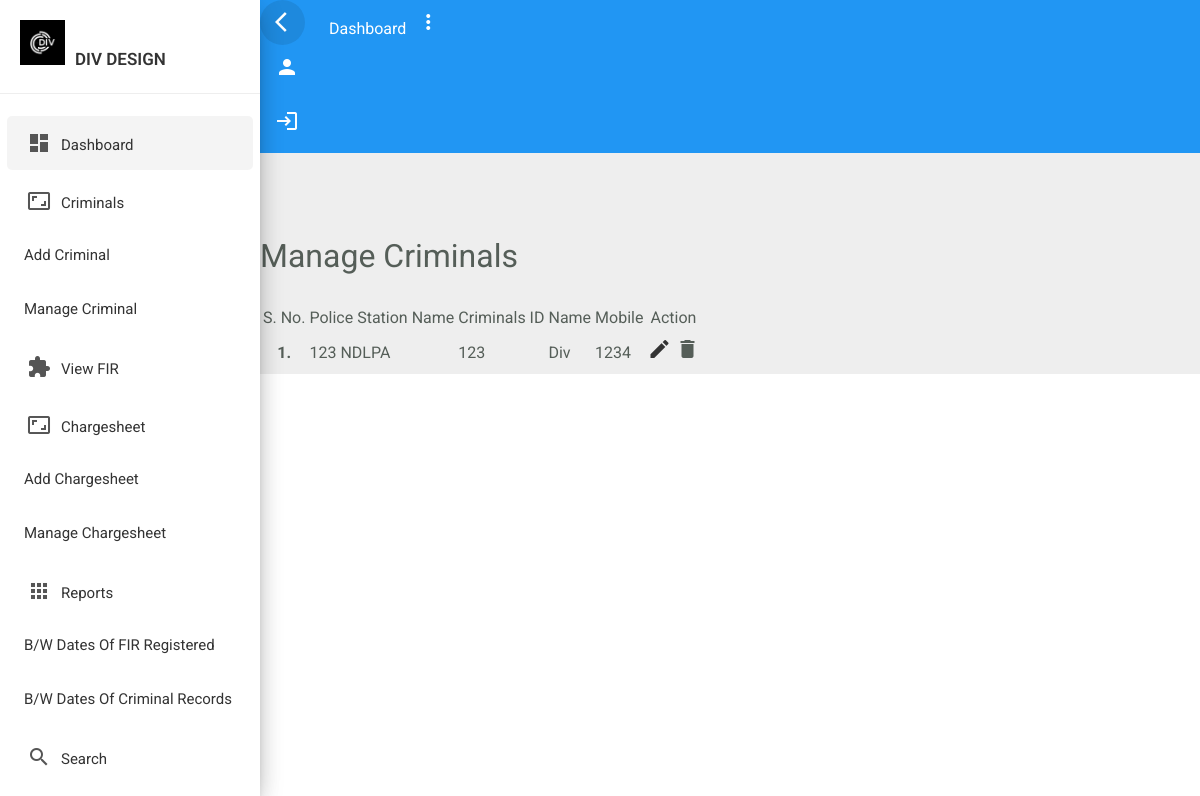
The app's page /manage_criminals/ with its own data.
### crime_mgmt/models.py (models this page shows, shortened)
class criminal(models.Model):
    police_station = models.ForeignKey(police_station, on_delete=models.CASCADE)
    crime_type = models.ForeignKey(crime_category, on_delete=models.CASCADE)
    date = models.DateField()
    time = models.TimeField()
    prison = models.CharField(max_length=100)
    court = models.CharField(max_length=100)
    id = models.CharField(max_length=20,primary_key=True)
    name = models.CharField(max_length=50)
    number = models.BigIntegerField()
    height = models.FloatField()
    weight = models.FloatField()
    dob = models.DateField()
    email = models.CharField(max_length=100)
    address = models.TextField()
    city = models.CharField(max_length=20)
    state = models.CharField(max_length=20)
    country = models.CharField(max_length=20)
    pincode = models.IntegerField()
    photo = models.FileField(upload_to="media/",max_length=500,null=True,default=None)

class police_station(models.Model):
    police_station_name = models.CharField(max_length=50)
    police_station_code = models.CharField(max_length=50,primary_key=True)
    creation_date = models.DateField()
    def __str__(self):
        return self.police_station_code + " " + self.police_station_name

### crime_mgmt/views.py (the view)
# urls.py: path('manage_criminals/',views.manage_criminals,name='manage_criminals'),
def manage_criminals(request):
    dt = criminal.objects.all()
    data = {
        'info' : dt
    }
    return render(request,'manage_criminal.html',data)

### template/manage_criminal.html
{% extends 'police_base_dashboard.html' %}
{% block main %}
<br><br>
<div class="container">
    <table class="table table-bordered border-success">
        <h1>Manage Criminals</h1>
        <thead class="table-dark">
            <tr>
                <th scope="col">S. No.</th>
                <th scope="col">Police Station Name</th>
                <th scope="col">Criminals ID</th>
                <th scope="col">Name</th>
                <th scope="col">Mobile</th>
                <th scope="col">Action</th>
            </tr>
        </thead>
        <tbody>
            {% for i in info %}
            <tr>
                <th scope="row">{{forloop.counter}}.</th>
                <td>{{i.police_station}}</td>
                <td>{{i.id}}</td>
                <td>{{i.name}}</td>
                <td>{{i.number}}</td>
                <td><a href="/update_criminals/{{i.id}}"><i class="material-icons">edit</i></a>
                    <i class="material-icons">delete</i>
                </td>
            </tr>
            {% endfor %}
        </tbody>
    </table>
</div>
{% endblock %}

### static/css/custom.css (style rules this page uses)
body, html { line-height: 1.8; font-family: 'Roboto', sans-serif; color: #555e58; text-transform:capitalize; text-rendering: optimizeLegibility !important; -webkit-font-smoothing: antialiased !important; font-weight: 400; margin:0px; padding:0px; }
h1, h2, h3, h4, h5, h6, .h1, .h2, .h3, .h4 { font-weight: 400; line-height: 1.5em; }
a { color: #333; font-weight: 400; }
a, a:hover, a:focus { color: #333; text-decoration: none; transition: all 0.3s; }
.material-icons { font-family: 'Material Icons'; font-weight: normal; font-style: normal; font-size: 24px; display: inline-block; line-height: 1; text-transform: none; letter-spacing: normal; word-wrap: normal; white-space: nowrap; direction: ltr; -webkit-font-smoothing: antialiased; text-rendering: optimizeLegibility; -moz-osx-font-smoothing: grayscale; font-feature-settings: 'liga'; }
.table > thead > tr > th { border-bottom-width: 1px; font-size: 16px; font-weight: 400; }

### records on screen
criminal: police_station "123 NDLPA", id "123", name "Div", number "1234"
